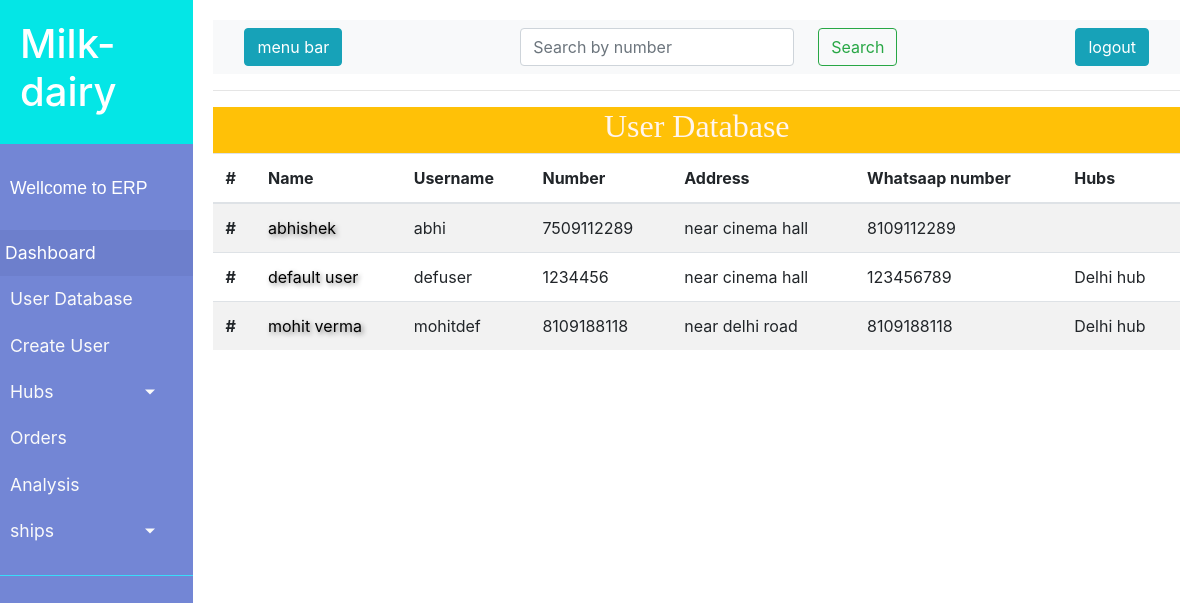
Page /dashboard/database (signed in) on the earlier database version.
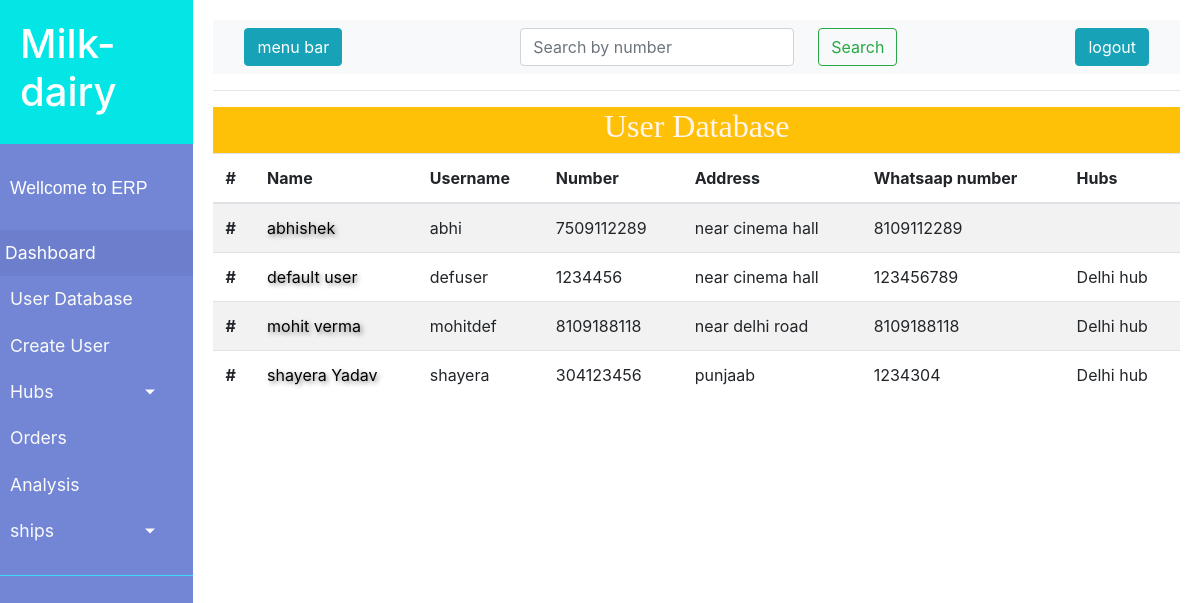
Same page on the later database version.
### client/models.py (models this page shows, shortened)
class User_data(models.Model):
    id = models.AutoField(primary_key=True)
    user_id = models.OneToOneField(User, on_delete=models.CASCADE)
    name = models.CharField(max_length=225)
    number = models.IntegerField()
    whatsaap_number = models.IntegerField()
    address = models.CharField(max_length=400)
    date = models.DateField(auto_now_add=True)
    hub = models.ForeignKey('hub.Hub_detail' ,null=True,blank=True , on_delete=models.SET_NULL)

### hub/models.py (models this page shows, shortened)
class Hub_detail(models.Model):
    id = models.AutoField(primary_key=True)
    hub_user = models.OneToOneField(User, on_delete=models.CASCADE)
    hub_name = models.CharField(max_length=225)
    number = models.IntegerField( default=00000000)
    address = models.CharField(max_length=400, default='default_address')
    whatsaap_number = models.IntegerField(default = 0000000000)

### milk/decorators.py (the view)
        def wrapper_func(request, *args, **kwargs):
            group = None
            if request.user.groups.exists():
                group = request.user.groups.all()[0].name
                if group == allowed:
                    return view_func(request, *args, **kwargs)
                else:
                    return HttpResponse('you are not authorised for this action1')
            else:
                return HttpResponse('you are not authorised for this action')

### milkdairy/views.py (called while the page is built)
@login_required(login_url='/')
@authentication(allowed='admin')
def databse(request):
    data = User_data.objects.all().order_by('name')
    dataa={'data':data, }
    return render(request, 'milk/database.html', dataa)

### milkdairy/templates/milk/database.html (shortened to what this page needs)
        {% extends 'milk/baseTemplate.html' %}
       {% block body %}
       <div class="d-flex justify-content-center mt-3 bg-warning"> <h2 style="font-family: 'Times New Roman', Times, serif; color: seashell;">User Database</h2></div>
        <table class="table table-striped">
            <thead>
              <tr>
                <th scope="col">#</th>
                <th scope="col">Name</th>
                <th scope="col">Username</th>
                <th scope="col">Number</th>
                <th scope="col">Address</th>
                <th scope="col">Whatsaap number</th>
                <th scope="col">Hubs</th>
              </tr>
            </thead>
            <tbody>
              {% for i in data %}
              <tr>
                <th scope="row">#</th>
                <td class="lnk"><a href="/dashboard/user/{{i.id}}"> {{i.name}}</a></td>
                <td>{{i.user_id.username}}</td>
                <td>{{i.number}}</td>
                <td>{{i.address}}</td>
                <td>{{i.whatsaap_number}}</td>
                <td>{{i.hub.hub_name}}</td>
              </tr>
              {% endfor %}
            </tbody>
          </table>
      {% endblock %}

Differences in the rows shown:
added User_data: name "shayera Yadav", user_id.username "shayera", number "304123456", address "punjaab", whatsaap_number "1234304", hub.hub_name "Delhi hub"
